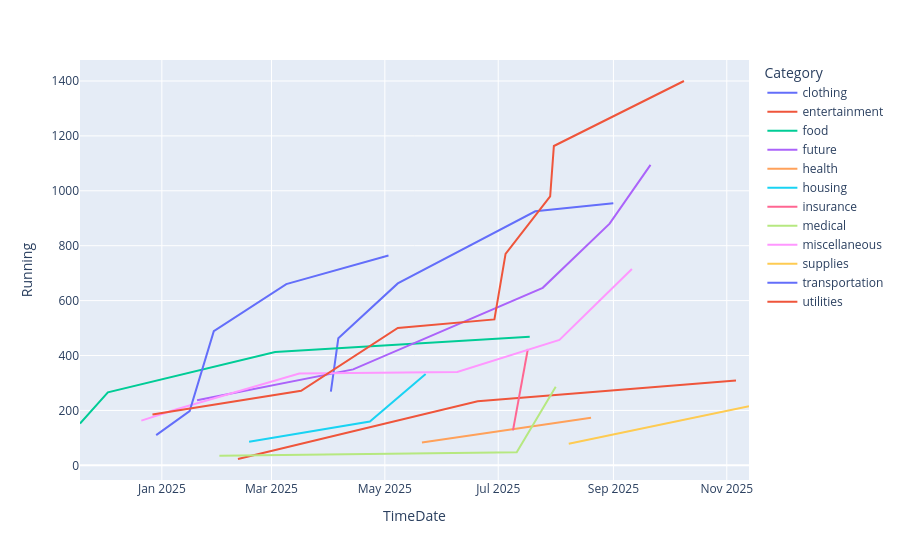

Write notebook code for a chart like this one.
### Code cell
spending_time = pd.read_sql_query(f'''
                SELECT Purchase.Category, Purchase.Subcategory, Payments.Amount, Purchase.TimeDate
                FROM Purchase
                JOIN Payments ON Purchase.PaymentID = Payments.PaymentID
                WHERE Purchase.UserID = {userid}
                ORDER BY Purchase.Category, Purchase.TimeDate
                                    ''', conn)

spending_time["Running"] = spending_time.groupby("Category")["Amount"].cumsum()

print(spending_time)

fig = px.line(spending_time, x="TimeDate", y="Running", color="Category")
fig.show()

### Figure 1 — Plotly figure (JSON) as saved in the notebook; plotly's stock layout.template omitted (floating-point values rounded to 4 significant figures)
{"data": [{"hovertemplate": "Category=clothing<br>TimeDate=%{x}<br>Running=%{y}<extra></extra>", "legendgroup": "clothing", "line": {"color": "#636efa", "dash": "solid"}, "marker": {"symbol": "circle"}, "mode": "lines", "name": "clothing", "orientation": "v", "showlegend": true, "type": "scatter", "x": ["2025-04-01 22:53:39", "2025-04-05 22:53:39", "2025-05-07 22:53:39", "2025-07-20 22:53:39", "2025-08-31 22:53:39"], "xaxis": "x", "y": [268.9, 463.0, 662.6, 925.4, 954.8], "yaxis": "y"}, {"hovertemplate": "Category=entertainment<br>TimeDate=%{x}<br>Running=%{y}<extra></extra>", "legendgroup": "entertainment", "line": {"color": "#EF553B", "dash": "solid"}, "marker": {"symbol": "circle"}, "mode": "lines", "name": "entertainment", "orientation": "v", "showlegend": true, "type": "scatter", "x": ["2025-02-10 22:53:39", "2025-06-19 22:53:39", "2025-11-05 22:53:39"], "xaxis": "x", "y": [23.13, 233.4, 308.7], "yaxis": "y"}, {"hovertemplate": "Category=food<br>TimeDate=%{x}<br>Running=%{y}<extra></extra>", "legendgroup": "food", "line": {"color": "#00cc96", "dash": "solid"}, "marker": {"symbol": "circle"}, "mode": "lines", "name": "food", "orientation": "v", "showlegend": true, "type": "scatter", "x": ["2024-11-17 22:53:39", "2024-12-02 22:53:39", "2025-03-02 22:53:39", "2025-07-17 22:53:39"], "xaxis": "x", "y": [152.5, 266.0, 412.6, 468.1], "yaxis": "y"}, {"hovertemplate": "Category=future<br>TimeDate=%{x}<br>Running=%{y}<extra></extra>", "legendgroup": "future", "line": {"color": "#ab63fa", "dash": "solid"}, "marker": {"symbol": "circle"}, "mode": "lines", "name": "future", "orientation": "v", "showlegend": true, "type": "scatter", "x": ["2025-01-19 22:53:39", "2025-04-13 22:53:39", "2025-07-24 22:53:39", "2025-08-29 22:53:39", "2025-09-20 22:53:39"], "xaxis": "x", "y": [237.2, 349.6, 646.6, 880.4, 1095.0], "yaxis": "y"}, {"hovertemplate": "Category=health<br>TimeDate=%{x}<br>Running=%{y}<extra></extra>", "legendgroup": "health", "line": {"color": "#FFA15A", "dash": "solid"}, "marker": {"symbol": "circle"}, "mode": "lines", "name": "health", "orientation": "v", "showlegend": true, "type": "scatter", "x": ["2025-05-20 22:53:39", "2025-08-19 22:53:39"], "xaxis": "x", "y": [83.01, 173.3], "yaxis": "y"}, {"hovertemplate": "Category=housing<br>TimeDate=%{x}<br>Running=%{y}<extra></extra>", "legendgroup": "housing", "line": {"color": "#19d3f3", "dash": "solid"}, "marker": {"symbol": "circle"}, "mode": "lines", "name": "housing", "orientation": "v", "showlegend": true, "type": "scatter", "x": ["2025-02-16 22:53:39", "2025-04-22 22:53:39", "2025-05-22 22:53:39"], "xaxis": "x", "y": [86.21, 159.8, 332.5], "yaxis": "y"}, {"hovertemplate": "Category=insurance<br>TimeDate=%{x}<br>Running=%{y}<extra></extra>", "legendgroup": "insurance", "line": {"color": "#FF6692", "dash": "solid"}, "marker": {"symbol": "circle"}, "mode": "lines", "name": "insurance", "orientation": "v", "showlegend": true, "type": "scatter", "x": ["2025-07-08 22:53:39", "2025-07-16 22:53:39"], "xaxis": "x", "y": [127.5, 423.6], "yaxis": "y"}, {"hovertemplate": "Category=medical<br>TimeDate=%{x}<br>Running=%{y}<extra></extra>", "legendgroup": "medical", "line": {"color": "#B6E880", "dash": "solid"}, "marker": {"symbol": "circle"}, "mode": "lines", "name": "medical", "orientation": "v", "showlegend": true, "type": "scatter", "x": ["2025-01-31 22:53:39", "2025-07-10 22:53:39", "2025-07-31 22:53:39"], "xaxis": "x", "y": [34.93, 47.71, 285.9], "yaxis": "y"}, {"hovertemplate": "Category=miscellaneous<br>TimeDate=%{x}<br>Running=%{y}<extra></extra>", "legendgroup": "miscellaneous", "line": {"color": "#FF97FF", "dash": "solid"}, "marker": {"symbol": "circle"}, "mode": "lines", "name": "miscellaneous", "orientation": "v", "showlegend": true, "type": "scatter", "x": ["2024-12-20 22:53:39", "2025-01-08 22:53:39", "2025-03-15 22:53:39", "2025-06-08 22:53:39", "2025-08-02 22:53:39", "2025-09-10 22:53:39"], "xaxis": "x", "y": [162.7, 204.5, 334.7, 340.4, 457.0, 715.1], "yaxis": "y"}, {"hovertemplate": "Category=supplies<br>TimeDate=%{x}<br>Running=%{y}<extra></extra>", "legendgroup": "supplies", "line": {"color": "#FECB52", "dash": "solid"}, "marker": {"symbol": "circle"}, "mode": "lines", "name": "supplies", "orientation": "v", "showlegend": true, "type": "scatter", "x": ["2025-08-07 22:53:39", "2025-11-12 22:53:39"], "xaxis": "x", "y": [78.58, 215.4], "yaxis": "y"}, {"hovertemplate": "Category=transportation<br>TimeDate=%{x}<br>Running=%{y}<extra></extra>", "legendgroup": "transportation", "line": {"color": "#636efa", "dash": "solid"}, "marker": {"symbol": "circle"}, "mode": "lines", "name": "transportation", "orientation": "v", "showlegend": true, "type": "scatter", "x": ["2024-12-28 22:53:39", "2025-01-15 22:53:39", "2025-01-28 22:53:39", "2025-03-08 22:53:39", "2025-05-02 22:53:39"], "xaxis": "x", "y": [109.9, 197.8, 488.7, 660.3, 764.2], "yaxis": "y"}, {"hovertemplate": "Category=utilities<br>TimeDate=%{x}<br>Running=%{y}<extra></extra>", "legendgroup": "utilities", "line": {"color": "#EF553B", "dash": "solid"}, "marker": {"symbol": "circle"}, "mode": "lines", "name": "utilities", "orientation": "v", "showlegend": true, "type": "scatter", "x": ["2024-12-26 22:53:39", "2025-03-16 22:53:39", "2025-05-07 22:53:39", "2025-06-28 22:53:39", "2025-07-04 22:53:39", "2025-07-28 22:53:39", "2025-07-30 22:53:39", "2025-10-08 22:53:39"], "xaxis": "x", "y": [185.4, 271.6, 500.6, 531.5, 770.4, 979.3, 1163.0, 1400.0], "yaxis": "y"}], "layout": {"legend": {"title": {"text": "Category"}, "tracegroupgap": 0}, "margin": {"t": 60}, "xaxis": {"anchor": "y", "domain": [0, 1], "title": {"text": "TimeDate"}}, "yaxis": {"anchor": "x", "domain": [0, 1], "title": {"text": "Running"}}}}
